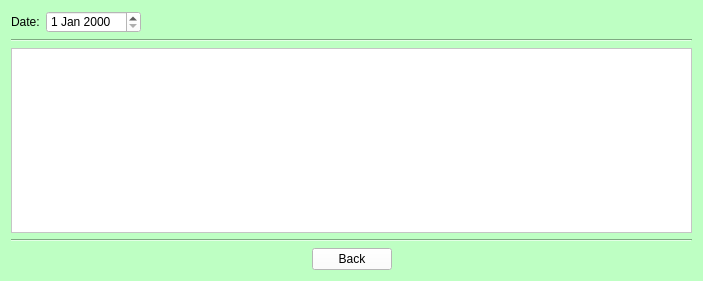
<?xml version="1.0" encoding="UTF-8"?>
<ui version="4.0">
 <class>onedaylist</class>
 <widget class="QWidget" name="onedaylist">
  <property name="geometry">
   <rect>
    <x>0</x>
    <y>0</y>
    <width>703</width>
    <height>281</height>
   </rect>
  </property>
  <property name="windowTitle">
   <string>Form</string>
  </property>
  <property name="windowIcon">
   <iconset resource="resource.qrc">
    <normaloff>:/new/Resource/Login.png</normaloff>:/new/Resource/Login.png</iconset>
  </property>
  <property name="styleSheet">
   <string notr="true">background-color: rgb(190, 255, 195);</string>
  </property>
  <layout class="QVBoxLayout" name="verticalLayout">
   <item>
    <layout class="QHBoxLayout" name="horizontalLayout_2">
     <item>
      <layout class="QHBoxLayout" name="horizontalLayout">
       <item>
        <widget class="QLabel" name="label">
         <property name="text">
          <string>Date:</string>
         </property>
        </widget>
       </item>
       <item>
        <widget class="QDateEdit" name="onedaylist_date">
         <property name="sizePolicy">
          <sizepolicy hsizetype="Maximum" vsizetype="Fixed">
           <horstretch>0</horstretch>
           <verstretch>0</verstretch>
          </sizepolicy>
         </property>
         <property name="styleSheet">
          <string notr="true">background-color: rgb(255, 255, 255);</string>
         </property>
        </widget>
       </item>
      </layout>
     </item>
     <item>
      <spacer name="horizontalSpacer">
       <property name="orientation">
        <enum>Qt::Horizontal</enum>
       </property>
       <property name="sizeType">
        <enum>QSizePolicy::Expanding</enum>
       </property>
       <property name="sizeHint" stdset="0">
        <size>
         <width>40</width>
         <height>20</height>
        </size>
       </property>
      </spacer>
     </item>
    </layout>
   </item>
   <item>
    <widget class="Line" name="line">
     <property name="orientation">
      <enum>Qt::Horizontal</enum>
     </property>
    </widget>
   </item>
   <item>
    <widget class="QTableView" name="onedaylist_table">
     <property name="styleSheet">
      <string notr="true">background-color: rgb(255, 255, 255);</string>
     </property>
    </widget>
   </item>
   <item>
    <widget class="Line" name="line_2">
     <property name="orientation">
      <enum>Qt::Horizontal</enum>
     </property>
    </widget>
   </item>
   <item>
    <layout class="QHBoxLayout" name="horizontalLayout_3">
     <item>
      <spacer name="horizontalSpacer_2">
       <property name="orientation">
        <enum>Qt::Horizontal</enum>
       </property>
       <property name="sizeHint" stdset="0">
        <size>
         <width>40</width>
         <height>20</height>
        </size>
       </property>
      </spacer>
     </item>
     <item>
      <widget class="QPushButton" name="onedaylist_back">
       <property name="styleSheet">
        <string notr="true">background-color: rgb(255, 255, 255);</string>
       </property>
       <property name="text">
        <string>Back</string>
       </property>
      </widget>
     </item>
     <item>
      <spacer name="horizontalSpacer_3">
       <property name="orientation">
        <enum>Qt::Horizontal</enum>
       </property>
       <property name="sizeHint" stdset="0">
        <size>
         <width>40</width>
         <height>20</height>
        </size>
       </property>
      </spacer>
     </item>
    </layout>
   </item>
  </layout>
 </widget>
 <resources>
  <include location="resource.qrc"/>
 </resources>
 <connections/>
</ui>
